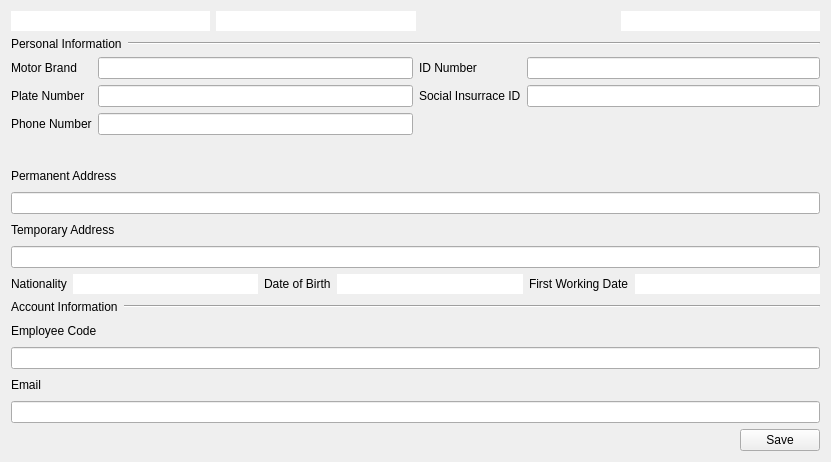
<?xml version="1.0" encoding="UTF-8"?>
<ui version="4.0">
 <class>MyProfileWidget</class>
 <widget class="QWidget" name="MyProfileWidget">
  <property name="geometry">
   <rect>
    <x>0</x>
    <y>0</y>
    <width>831</width>
    <height>462</height>
   </rect>
  </property>
  <property name="windowTitle">
   <string>Form</string>
  </property>
  <layout class="QVBoxLayout" name="verticalLayout_2">
   <item>
    <layout class="QHBoxLayout" name="horizontalLayout_6">
     <item>
      <widget class="QLineEdit" name="txtFirstName">
       <property name="frame">
        <bool>false</bool>
       </property>
       <property name="readOnly">
        <bool>true</bool>
       </property>
      </widget>
     </item>
     <item>
      <widget class="QLineEdit" name="txtLastName">
       <property name="frame">
        <bool>false</bool>
       </property>
       <property name="readOnly">
        <bool>true</bool>
       </property>
      </widget>
     </item>
     <item>
      <spacer name="horizontalSpacer_2">
       <property name="orientation">
        <enum>Qt::Horizontal</enum>
       </property>
       <property name="sizeHint" stdset="0">
        <size>
         <width>40</width>
         <height>20</height>
        </size>
       </property>
      </spacer>
     </item>
     <item>
      <widget class="QLineEdit" name="txtStatus">
       <property name="frame">
        <bool>false</bool>
       </property>
       <property name="readOnly">
        <bool>true</bool>
       </property>
      </widget>
     </item>
    </layout>
   </item>
   <item>
    <layout class="QHBoxLayout" name="horizontalLayout_2">
     <property name="sizeConstraint">
      <enum>QLayout::SetDefaultConstraint</enum>
     </property>
     <item>
      <widget class="QLabel" name="label">
       <property name="sizePolicy">
        <sizepolicy hsizetype="Preferred" vsizetype="Fixed">
         <horstretch>0</horstretch>
         <verstretch>0</verstretch>
        </sizepolicy>
       </property>
       <property name="text">
        <string>Personal Information</string>
       </property>
      </widget>
     </item>
     <item>
      <widget class="Line" name="line">
       <property name="sizePolicy">
        <sizepolicy hsizetype="MinimumExpanding" vsizetype="Fixed">
         <horstretch>0</horstretch>
         <verstretch>0</verstretch>
        </sizepolicy>
       </property>
       <property name="orientation">
        <enum>Qt::Horizontal</enum>
       </property>
      </widget>
     </item>
    </layout>
   </item>
   <item>
    <layout class="QHBoxLayout" name="horizontalLayout_3">
     <item>
      <layout class="QFormLayout" name="formLayout_2">
       <item row="0" column="1">
        <widget class="QLineEdit" name="txtMotorBrand">
         <property name="sizePolicy">
          <sizepolicy hsizetype="Expanding" vsizetype="Fixed">
           <horstretch>0</horstretch>
           <verstretch>0</verstretch>
          </sizepolicy>
         </property>
        </widget>
       </item>
       <item row="1" column="1">
        <widget class="QLineEdit" name="txtPlateNumber">
         <property name="sizePolicy">
          <sizepolicy hsizetype="Expanding" vsizetype="Fixed">
           <horstretch>0</horstretch>
           <verstretch>0</verstretch>
          </sizepolicy>
         </property>
        </widget>
       </item>
       <item row="0" column="0">
        <widget class="QLabel" name="label_5">
         <property name="text">
          <string>Motor Brand</string>
         </property>
        </widget>
       </item>
       <item row="1" column="0">
        <widget class="QLabel" name="label_3">
         <property name="text">
          <string>Plate Number</string>
         </property>
        </widget>
       </item>
       <item row="2" column="0">
        <widget class="QLabel" name="label_7">
         <property name="text">
          <string>Phone Number</string>
         </property>
        </widget>
       </item>
       <item row="2" column="1">
        <widget class="QLineEdit" name="txtPhoneNumber"/>
       </item>
      </layout>
     </item>
     <item>
      <layout class="QFormLayout" name="formLayout">
       <item row="0" column="0">
        <widget class="QLabel" name="label_4">
         <property name="text">
          <string>ID Number</string>
         </property>
        </widget>
       </item>
       <item row="0" column="1">
        <widget class="QLineEdit" name="txtIdNumber"/>
       </item>
       <item row="1" column="0">
        <widget class="QLabel" name="label_6">
         <property name="text">
          <string>Social Insurrace ID</string>
         </property>
        </widget>
       </item>
       <item row="1" column="1">
        <widget class="QLineEdit" name="txtSocialId"/>
       </item>
      </layout>
     </item>
    </layout>
   </item>
   <item>
    <layout class="QVBoxLayout" name="verticalLayout">
     <item>
      <widget class="QLabel" name="label_8">
       <property name="text">
        <string>Permanent Address</string>
       </property>
      </widget>
     </item>
     <item>
      <widget class="QLineEdit" name="txtPermAddress"/>
     </item>
     <item>
      <widget class="QLabel" name="label_9">
       <property name="text">
        <string>Temporary Address</string>
       </property>
      </widget>
     </item>
     <item>
      <widget class="QLineEdit" name="txtTempAddress"/>
     </item>
    </layout>
   </item>
   <item>
    <layout class="QHBoxLayout" name="horizontalLayout_5">
     <item>
      <widget class="QLabel" name="label_10">
       <property name="text">
        <string>Nationality</string>
       </property>
      </widget>
     </item>
     <item>
      <widget class="QLineEdit" name="txtNationality">
       <property name="frame">
        <bool>false</bool>
       </property>
       <property name="readOnly">
        <bool>true</bool>
       </property>
      </widget>
     </item>
     <item>
      <widget class="QLabel" name="label_11">
       <property name="text">
        <string>Date of Birth</string>
       </property>
      </widget>
     </item>
     <item>
      <widget class="QLineEdit" name="txtDOB">
       <property name="frame">
        <bool>false</bool>
       </property>
       <property name="readOnly">
        <bool>true</bool>
       </property>
      </widget>
     </item>
     <item>
      <widget class="QLabel" name="label_12">
       <property name="text">
        <string>First Working Date</string>
       </property>
      </widget>
     </item>
     <item>
      <widget class="QLineEdit" name="txtFirstWorkingDate">
       <property name="frame">
        <bool>false</bool>
       </property>
       <property name="readOnly">
        <bool>true</bool>
       </property>
      </widget>
     </item>
    </layout>
   </item>
   <item>
    <layout class="QHBoxLayout" name="horizontalLayout">
     <item>
      <widget class="QLabel" name="label_2">
       <property name="text">
        <string>Account Information</string>
       </property>
      </widget>
     </item>
     <item>
      <widget class="Line" name="line_2">
       <property name="sizePolicy">
        <sizepolicy hsizetype="MinimumExpanding" vsizetype="Fixed">
         <horstretch>0</horstretch>
         <verstretch>0</verstretch>
        </sizepolicy>
       </property>
       <property name="orientation">
        <enum>Qt::Horizontal</enum>
       </property>
      </widget>
     </item>
    </layout>
   </item>
   <item>
    <layout class="QVBoxLayout" name="verticalLayout_3">
     <item>
      <widget class="QLabel" name="label_14">
       <property name="text">
        <string>Employee Code</string>
       </property>
      </widget>
     </item>
     <item>
      <widget class="QLineEdit" name="txtEmpCode">
       <property name="readOnly">
        <bool>true</bool>
       </property>
      </widget>
     </item>
     <item>
      <widget class="QLabel" name="label_13">
       <property name="text">
        <string>Email</string>
       </property>
      </widget>
     </item>
     <item>
      <widget class="QLineEdit" name="txtEmail">
       <property name="readOnly">
        <bool>true</bool>
       </property>
      </widget>
     </item>
    </layout>
   </item>
   <item>
    <layout class="QHBoxLayout" name="horizontalLayout_4">
     <item>
      <spacer name="horizontalSpacer">
       <property name="orientation">
        <enum>Qt::Horizontal</enum>
       </property>
       <property name="sizeHint" stdset="0">
        <size>
         <width>40</width>
         <height>20</height>
        </size>
       </property>
      </spacer>
     </item>
     <item>
      <widget class="QPushButton" name="btnSave">
       <property name="text">
        <string>Save</string>
       </property>
      </widget>
     </item>
    </layout>
   </item>
  </layout>
 </widget>
 <resources/>
 <connections/>
</ui>
